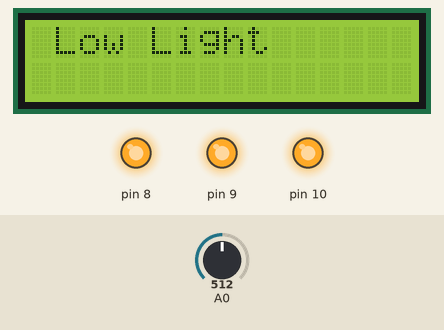
The sketch below on a simulated Arduino Uno, built with avr-gcc and run on an emulated ATmega328P. Parts: 16×2 character LCD, output pins drawn as LEDs (lit = HIGH). The test bench sets the inputs (shaded band); at power-on: A0 = 512.

Above: at 2.2 s.
2.3 s: A0 set to 868
3.8 s: A0 set to 893
At 5.0 s:
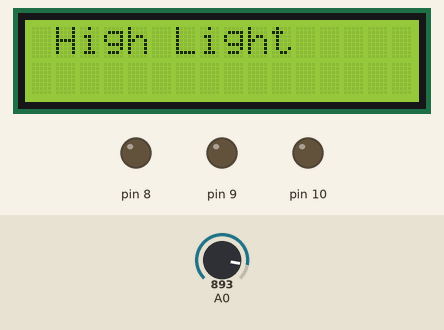
5.3 s: A0 set to 716
At 6.3 s:
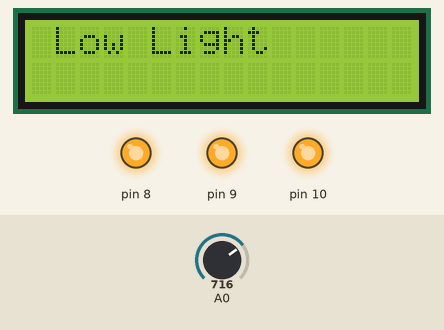
6.8 s: A0 set to 900
At 7.5 s:
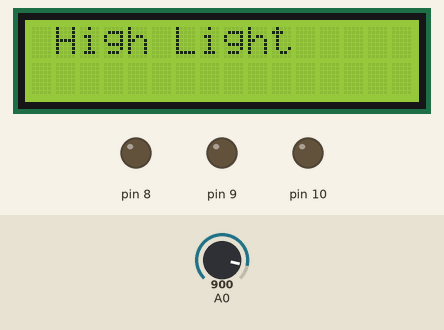
8.3 s: A0 set to 511
At 8.6 s:
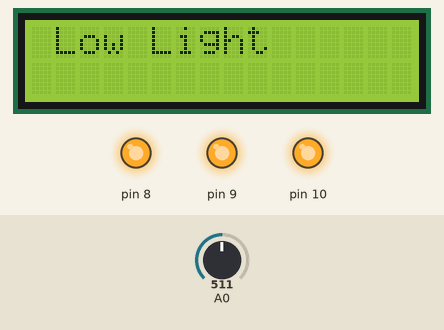
Timing chart, 0 to 10.8 s (numbered marks = the images above; inputs shaded):
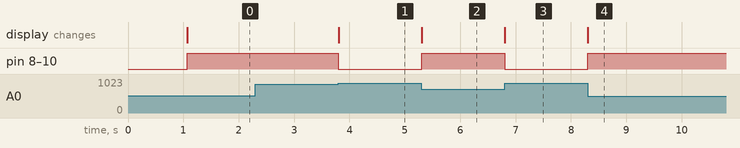

Measured:
- the behaviour switches between 886 and 887 on A0 (found by bisection; images 0 and 1)
- after the input at 2.3 s, every drawn part: stays the same
- after the input at 3.8 s, pin 8–10: HIGH → LOW at once; the display: changes at once (image 1)
- after the input at 5.3 s, pin 8–10: LOW → HIGH at once; the display: changes at once (image 2)
- after the input at 6.8 s, pin 8–10: HIGH → LOW at once; the display: changes at once (image 3)
- after the input at 8.3 s, pin 8–10: LOW → HIGH at once; the display: changes at once (image 4)

The sketch:

sketch_jul06a.ino
```cpp
#include <LiquidCrystal.h>
int a,b,c ;
const int rs = 12, en = 11, d4 = 5, d5 = 4, d6 = 3, d7 = 2;
LiquidCrystal lcd(rs, en, d4, d5, d6, d7);


void setup() {

  pinMode(8,OUTPUT);
    pinMode(9,OUTPUT);
      pinMode(10,OUTPUT);
  lcd.clear();
  lcd.begin(16,2);
  lcd.setCursor(1,0);
  lcd.print("Street Light");
  lcd.setCursor(1,1);
  lcd.print("Project");
  delay(1000);
  lcd.clear();

}

void loop()
{

a = analogRead(A0);
b = map(a,0,1023,0,255);
Serial.println(b);
if(b<220)
{
  lcd.setCursor(1,0);
  lcd.println("Low Light  ");

  digitalWrite(8,HIGH);
  digitalWrite(9,HIGH);
  digitalWrite(10,HIGH);
  }
  if(b>220)
{
  digitalWrite(8,LOW);
  digitalWrite(9,LOW);
  digitalWrite(10,LOW);
  lcd.setCursor(1,0);
  lcd.println("High Light  ");
  }
}
```
